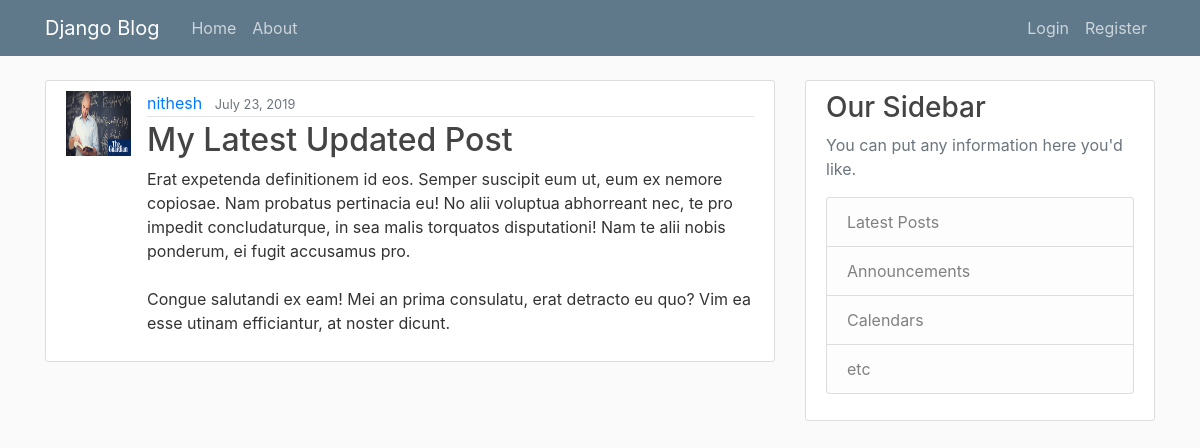
The page /post/29/ on the database its author committed.
### blog/models.py (models this page shows, shortened)
class Post(models.Model):
    title = models.CharField(max_length=100)
    content = models.TextField()
    date_posted = models.DateTimeField(default=timezone.now)
    author = models.ForeignKey(User, on_delete=models.CASCADE)

### users/models.py (models this page shows, shortened)
class Profile(models.Model):
    user = models.OneToOneField(User, on_delete=models.CASCADE)
    image = models.ImageField(default='default.jpg', upload_to='profile_pics')

### blog/views.py (the view)
# urls.py: path('post/<int:pk>/', views.PostDetailView.as_view(), name='post-detail'),
class PostDetailView(DetailView):
    model = Post
    context_object_name = 'post'

### blog/templates/blog/post_detail.html (shortened to what this page needs)
{% extends 'blog/base.html' %}
{% block content %}
    <article class="media content-section">
         <img class="rounder-circle article-img" src="{{ post.author.profile.image.url }}">
          <div class="media-body">
            <div class="article-metadata">
              <a class="mr-2" href="#">{{ post.author }}</a>
              <small class="text-muted">{{ post.date_posted|date:"F d, Y"}}</small>
            </div>
            <h2 class="article-title">{{ post.title }}</h2>
            <p class="article-content">{{ post.content }}</p>
          </div>
    </article>
{% endblock content %}

### blog/templates/blog/base.html (shortened to what this page needs)
{% load static %}
<!DOCTYPE html>
<html lang="en">
<head>
    <link rel="stylesheet" href="https://maxcdn.bootstrapcdn.com/bootstrap/4.0.0/css/bootstrap.min.css">
    <link rel="stylesheet" href="{% static 'blog/main.css' %}">
</head>
<body>
    <header class="site-header">
      <nav class="navbar navbar-expand-md navbar-dark bg-steel fixed-top">
        <div class="container">
          <a class="navbar-brand mr-4" href="{% url 'blog-home' %}">Django Blog</a>
          <div class="collapse navbar-collapse" id="navbarToggle">
            <div class="navbar-nav mr-auto">
              <a class="nav-item nav-link" href="{% url 'blog-home' %}">Home</a>
              <a class="nav-item nav-link" href="{% url 'blog-about' %}">About</a>
            </div>
            <div class="navbar-nav">
              {% if user.is_authenticated %}
                  <a class="nav-item nav-link" href="{% url 'post-create' %}">Create</a>
                  <a class="nav-item nav-link" href="{% url 'profile' %}">Profile</a>
                  <a class="nav-item nav-link" href="{% url 'logout' %}">Logout</a>
                  {% else %}
                    <a class="nav-item nav-link" href="{% url 'login' %}">Login</a>
                    <a class="nav-item nav-link" href="{% url 'register' %}">Register</a>
                {% endif %}
            </div>
          </div>
        </div>
      </nav>
    </header>
    <main role="main" class="container">
      <div class="row">
        <div class="col-md-8">
          {% block content %}{% endblock %}
        </div>
        <div class="col-md-4">
          <div class="content-section">
            <h3>Our Sidebar</h3>
            <p class='text-muted'>You can put any information here you'd like.
              <ul class="list-group">
                <li class="list-group-item list-group-item-light">Latest Posts</li>
                <li class="list-group-item list-group-item-light">Announcements</li>
                <li class="list-group-item list-group-item-light">Calendars</li>
                <li class="list-group-item list-group-item-light">etc</li>
              </ul>
            </p>
          </div>
        </div>
      </div>
    </main>
</body>
</html>

### blog/static/blog/main.css (style rules this page uses)
body { background: #fafafa; color: #333333; margin-top: 5rem; }
h1, h2, h3, h4, h5, h6 { color: #444444; }
ul { margin: 0; }
.bg-steel { background-color: #5f788a; }
.site-header .navbar-nav .nav-link { color: #cbd5db; }
.content-section { background: #ffffff; padding: 10px 20px; border: 1px solid #dddddd; border-radius: 3px; margin-bottom: 20px; }
.article-title { color: #444444; }
.article-content { white-space: pre-line; }
.article-img { height: 65px; width: 65px; margin-right: 16px; }
.article-metadata { padding-bottom: 1px; margin-bottom: 4px; border-bottom: 1px solid #e3e3e3 }

### rows shown on the page
Post: author.profile.image (placeholder picture), author "nithesh", date_posted "July 23, 2019", title "My Latest Updated Post", content "Erat expetenda definitionem id eos. Semper suscipit eum ut, eum ex nemore copiosae. Nam probatus pertinacia eu! No alii voluptua abhorreant nec, te pro impedit concludaturque, in sea malis torquatos disputationi! Nam te alii nobis ponderum, ei fugit accusamus pro. Congue salutandi ex eam! Mei an prima consulatu, erat detracto eu quo? Vim ea esse utinam efficiantur, at noster dicunt."
